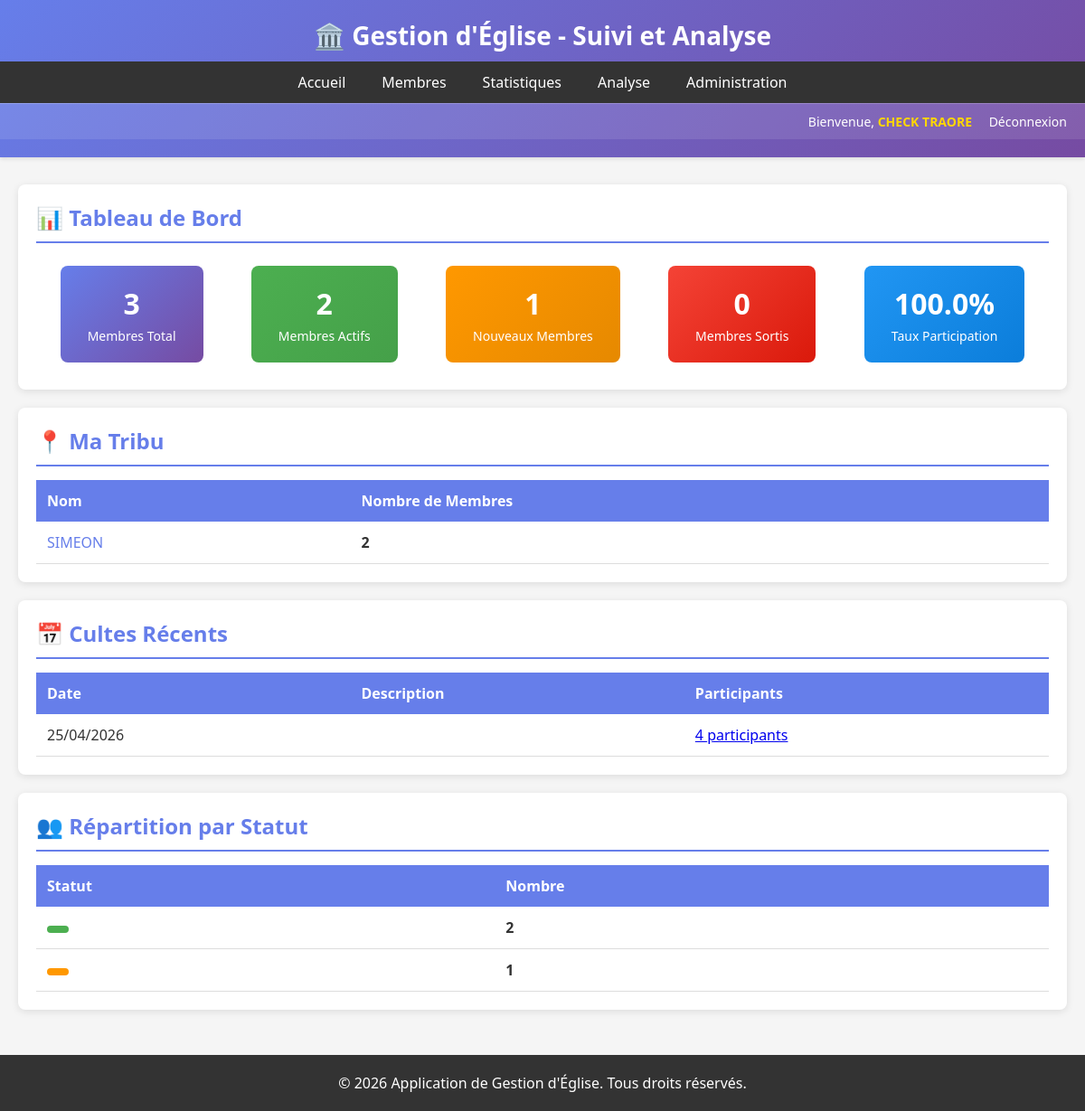
The page / (signed in) on the database as committed earlier.
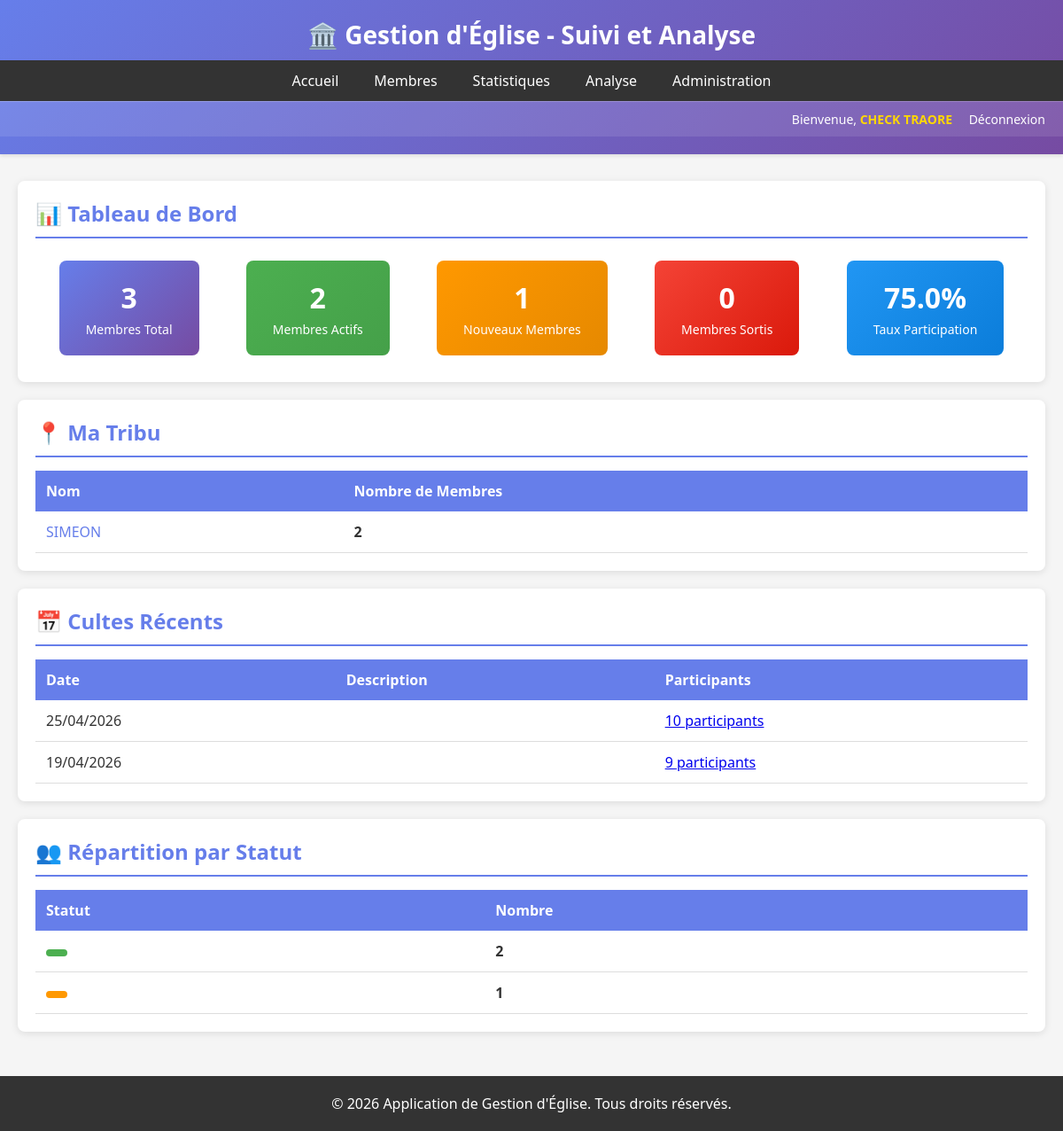
The same page on the database as committed later.
### eglise/models.py (models this page shows, shortened)
class Tribu(models.Model):
    nom = models.CharField(max_length=100, unique=True)
    description = models.TextField(blank=True, null=True)
    date_creation = models.DateTimeField(auto_now_add=True)
    class Meta:
        verbose_name_plural = "Tribus"
        ordering = ['nom']

class Culte(models.Model):
    TYPE_CULTE_CHOICES = (
        ('dimanche', 'Dimanche'),
        ('mercredi', 'Mercredi'),
        ('special', 'Spécial'),
        ('autre', 'Autre'),
    )
    date = models.DateField()
    type_culte = models.CharField(max_length=20, choices=TYPE_CULTE_CHOICES, default='dimanche')
    theme = models.CharField(max_length=255, blank=True, null=True)
    predicateur = models.CharField(max_length=100, blank=True, null=True)
    nombre_participants = models.IntegerField(default=0)
    notes = models.TextField(blank=True, null=True)
    date_creation = models.DateTimeField(auto_now_add=True)
    class Meta:
        ordering = ['-date']

### eglise/views.py (the view, shortened to what this page needs)
# urls.py: path('', views.DashboardView.as_view(), name='dashboard'),
class DashboardView(ProtectedDataAccessMixin, TemplateView):
    template_name = 'eglise/dashboard_complet.html'
    def get_template_names(self):
        user = self.request.user
        user_role = None
        try:
            if user.is_superuser:
                user_role = 'admin'
            else:
                user_role = user.profile.role
        except:
            pass
        if user_role in ['patriarche', 'responsable']:
            return ['eglise/dashboard_simple.html']
        return [self.template_name]
    def get_context_data(self, **kwargs):
        context = super().get_context_data(**kwargs)
        membres_filtered = self.get_filtered_queryset(Membre.objects.all())
        stats = self.get_filtered_statistiques()
        context.update(stats)
        context.update(self.get_user_context())
        user = self.request.user
        is_admin_or_pasteur = user.is_superuser or (hasattr(user, 'profile') and user.profile.role == 'pasteur')
        user_role = None
        try:
            if user.is_superuser:
                user_role = 'admin'
            else:
                user_role = user.profile.role
        except:
            pass
        if user_role == 'responsable':
            context['membres_par_tribu'] = []
            context['show_tribu_section'] = False
        else:
            context['show_tribu_section'] = True
            if is_admin_or_pasteur:
                tribu_data = Tribu.objects.annotate(
                    nombre=Count('membre', filter=Q(membre__statut='actif'))
                ).order_by('-nombre')
            else:
                tribu = self.get_user_tribu()
                if tribu:
                    tribu_data = Tribu.objects.filter(id=tribu.id).annotate(
                        nombre=Count('membre', filter=Q(membre__statut='actif'))
                    )
                else:
                    tribu_data = []
            context['membres_par_tribu'] = tribu_data
            tribu_json_list = []
            for tribu in tribu_data:
                tribu_json_list.append({
                    'nom': tribu.nom,
                    'nombre': tribu.nombre
                })
            context['membres_par_tribu_json'] = json.dumps(tribu_json_list)
        if user_role == 'patriarche':
            context['membres_par_departement'] = []
            context['show_departement_section'] = False
        cultes_recents = Culte.objects.all()[:10]
        context['cultes_recents'] = cultes_recents
        membres_statut = membres_filtered.values('statut').annotate(
            nombre=Count('id')
        ).order_by('statut')
        context['membres_par_statut'] = membres_statut
        statut_json = []
        for stat in membres_statut:
            statut_json.append({
                'statut': stat['statut'],
                'nombre': stat['nombre']
            })
        context['membres_par_statut_json'] = json.dumps(statut_json)
        return context

### eglise/mixins.py (called while the page is built)
    def dispatch(self, request, *args, **kwargs):
        if not request.user.is_authenticated:
            return redirect('eglise:login')
        if request.user.is_superuser:
            return super().dispatch(request, *args, **kwargs)
        try:
            profile = request.user.profile
            if profile.role == 'pasteur' or profile.role not in self.required_roles:
                return super().dispatch(request, *args, **kwargs) if profile.role == 'pasteur' else redirect('eglise:dashboard')
        except UserProfile.DoesNotExist:
            return redirect('eglise:dashboard')
        return super().dispatch(request, *args, **kwargs)

    def get_user_tribu(self):
        try:
            profile = self.request.user.profile
            if profile.role == 'patriarche':
                return profile.tribu
        except UserProfile.DoesNotExist:
            pass
        return None

### eglise/templates/eglise/dashboard_simple.html (shortened to what the changed rows need)
{% extends 'eglise/base.html' %}
{% block content %}
<div class="card">
    <h2>📊 Tableau de Bord</h2>
    <div style="display: flex; flex-wrap: wrap; justify-content: space-around;">
        <div class="stat-box" style="background: linear-gradient(135deg, #2196F3 0%, #0b7dda 100%);">
            <div class="number">{{ taux_participation_moyen }}%</div>
            <div class="label">Taux Participation</div>
        </div>
    </div>
</div>
{% if show_tribu_section %}
<div class="card">
    <h2>📍 Ma Tribu</h2>
    <table>
        <thead>
            <tr>
                <th>Nom</th>
                <th>Nombre de Membres</th>
            </tr>
        </thead>
        <tbody>
            {% for tribu in membres_par_tribu %}
            <tr>
                <td><a href="{% url 'eglise:tribu_membres' tribu.id %}" style="text-decoration: none; color: #667eea;">{{ tribu.nom }}</a></td>
                <td><strong>{{ tribu.nombre }}</strong></td>
            </tr>
            {% endfor %}
        </tbody>
    </table>
</div>
{% endif %}
<div class="card">
    <h2>📅 Cultes Récents</h2>
    <table>
        <thead>
            <tr>
                <th>Date</th>
                <th>Description</th>
                <th>Participants</th>
            </tr>
        </thead>
        <tbody>
            {% for culte in cultes_recents %}
            <tr>
                <td>{{ culte.date|date:"d/m/Y" }}</td>
                <td>{{ culte.description|truncatewords:10 }}</td>
                <td><a href="{% url 'eglise:culte_presence' culte.id %}">{{ culte.nombre_participants }} participants</a></td>
            </tr>
            {% empty %}
            <tr>
                <td colspan="3">Aucun culte enregistré</td>
            </tr>
            {% endfor %}
        </tbody>
    </table>
</div>
<div class="card">
    <h2>👥 Répartition par Statut</h2>
    <table>
        <thead>
            <tr>
                <th>Statut</th>
                <th>Nombre</th>
            </tr>
        </thead>
        <tbody>
            {% for stat in membres_par_statut %}
            <tr>
                <td>
                    <span class="badge {% if stat.statut == 'actif' %}actif{% elif stat.statut == 'nouveau' %}nouveau{% elif stat.statut == 'sorti' %}sorti{% else %}inactif{% endif %}">
                    </span>
                </td>
                <td><strong>{{ stat.nombre }}</strong></td>
            </tr>
            {% empty %}
            <tr>
                <td colspan="2">Aucune donnée</td>
            </tr>
            {% endfor %}
        </tbody>
    </table>
</div>
{% endblock %}

Rows that differ between the two databases and show on the page:
changed Culte (number 1 of 2 on the later page): nombre_participants "4" → "10"
added Culte: date "19/04/2026", nombre_participants "9"
Other text that changed with them:
{{ taux_participation_moyen }}: "100.0" → "75.0"
